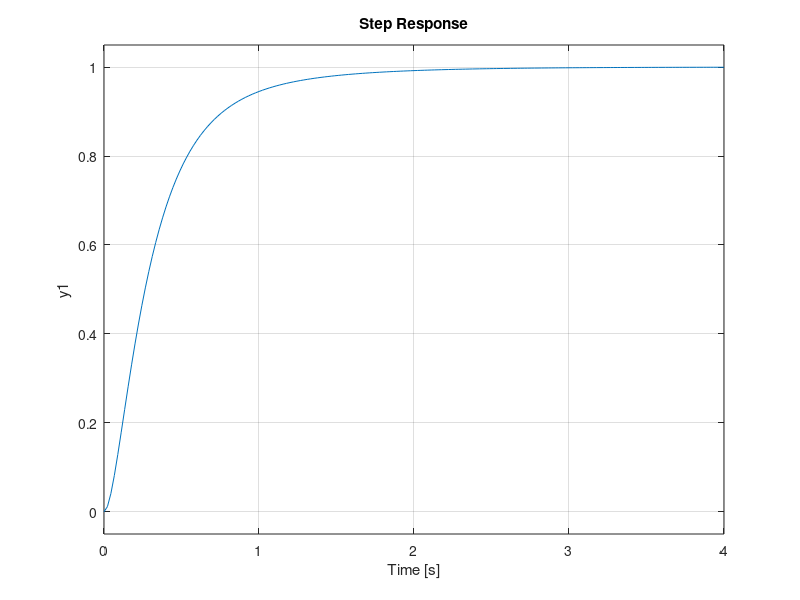

The MATLAB source for this figure:
% verifica lezione 23 1:40
clear
clc
close all;

sys=tf(1, [1 2 0]);
clearance = -0.1;       % tolleranza
z = 2*(1+clearance);    % simulo la realtà andando a piazzare il polo 
                        % non proprio in -2 ma in 1.8, ovvero con un errore del 10%
N = 10;                 % N rappresenta una decade

ctrl = tf(3 * N * z * [1 z], [1 N*z]);  % creo il controllore
loop = series(ctrl, sys);
syscl = feedback(loop, 1);
step(syscl);
grid on; hold on;